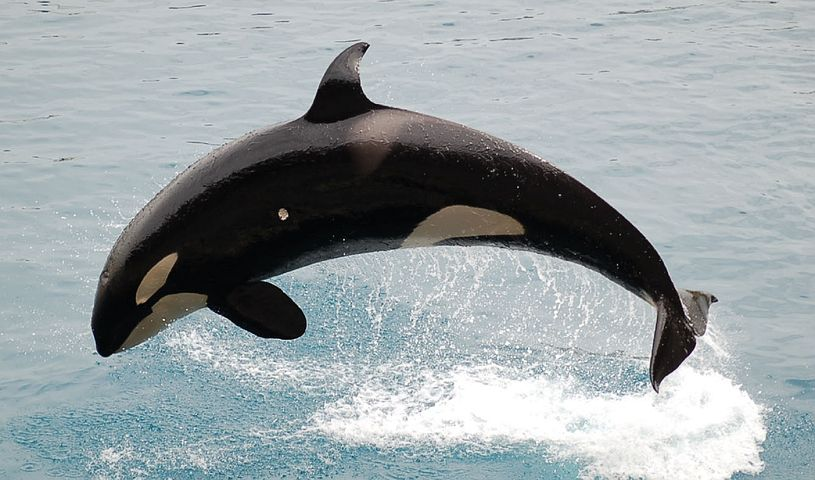
#> input picture images/whale.jpg, 815 x 480 px
$ jupyter execute --allow-errors Excercise.ipynb
#> lines starting #> are read from the running program, lines starting #| are printed output that depends on the picture
[cell 1]
import SimpleITK as sitk
import matplotlib.pyplot as plt
def display_image(image, title="Hình ảnh"):
    """Hàm hỗ trợ hiển thị hình ảnh."""
    plt.figure(figsize=(8, 8))
    plt.imshow(sitk.GetArrayViewFromImage(image), cmap="gray")
    plt.title(title, size=15)
    plt.axis("off")
    plt.show()
#> (the rest of this cell did not finish here and is left out)

[cell 2]
import cv2
import numpy as np
import matplotlib.pyplot as plt

# Đọc ảnh cá voi
image = cv2.imread('../images/whale.jpg')
#> image is the input picture: shape (480, 815, 3); mean B, G, R 164.4, 161.2, 152.9
image = cv2.cvtColor(image, cv2.COLOR_BGR2RGB)  # Chuyển đổi sang RGB để hiển thị với Matplotlib

# Tạo mặt nạ cho GrabCut
mask = np.zeros(image.shape[:2], dtype=np.uint8)

# Xác định hình chữ nhật bao quanh đối tượng chính (cá voi)
rect = (50, 50, image.shape[1] - 100, image.shape[0] - 100)  # (x, y, w, h)
#> rect = (50, 50, 715, 380)

# Tạo mảng nền (background) và tiền cảnh (foreground)
bgd_model = np.zeros((1, 65), dtype=np.float64)
fgd_model = np.zeros((1, 65), dtype=np.float64)

# Áp dụng thuật toán GrabCut
cv2.grabCut(image, mask, rect, bgd_model, fgd_model, iterCount=5, mode=cv2.GC_INIT_WITH_RECT)

# Xử lý mặt nạ để tạo ra ảnh phân đoạn
# Các giá trị 0 và 2 tương ứng với background
# Các giá trị 1 và 3 tương ứng với foreground
segmentation_mask = np.where((mask == 2) | (mask == 0), 0, 1).astype('uint8')

# Nhân mặt nạ với ảnh gốc để chỉ giữ lại phần foreground
segmented_image = image * segmentation_mask[:, :, np.newaxis]
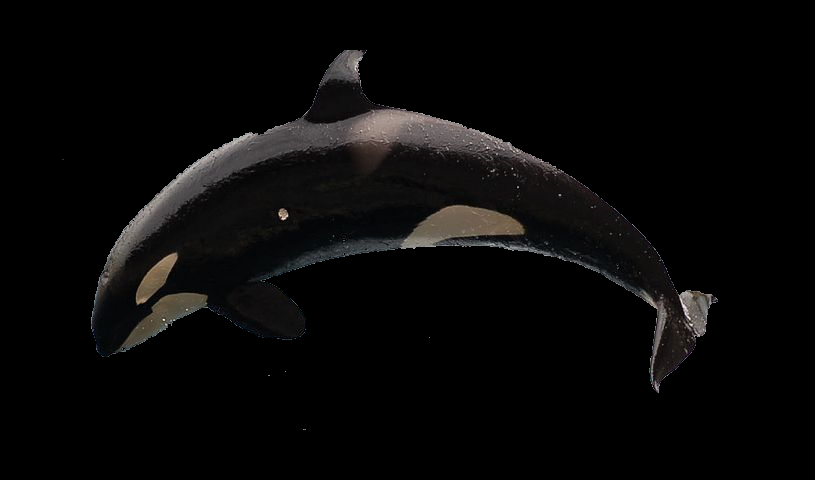
#> segmented_image: shape (480, 815, 3); mean R, G, B 8.5, 8, 7.8

# Hiển thị kết quả
plt.figure(figsize=(15, 10))

plt.subplot(1, 3, 1)
plt.imshow(image)
plt.title('Ảnh gốc', size=15)
plt.axis('off')

plt.subplot(1, 3, 2)
plt.imshow(segmentation_mask, cmap='gray')
plt.title('Mặt nạ phân đoạn', size=15)
plt.axis('off')

plt.subplot(1, 3, 3)
plt.imshow(segmented_image)
plt.title('Ảnh sau phân đoạn', size=15)
plt.axis('off')

plt.tight_layout()
plt.show()
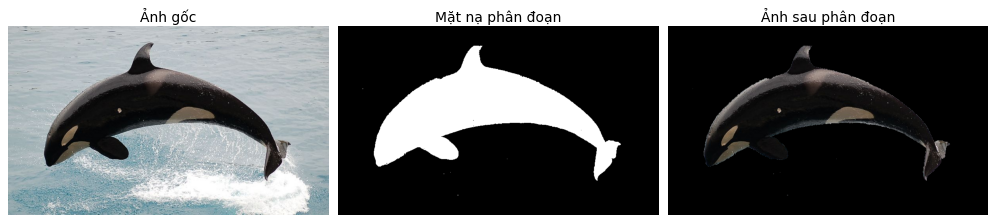
#> figure drawn by matplotlib, 3 panels
